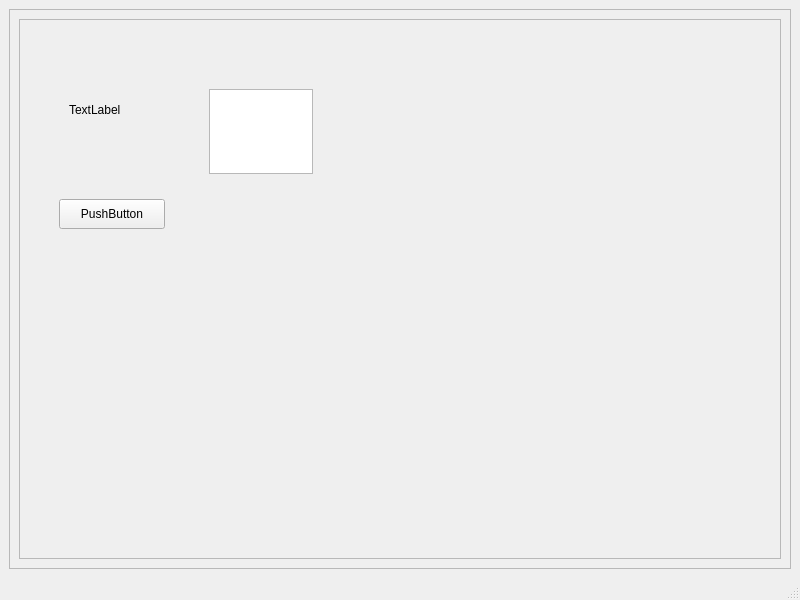
<?xml version="1.0" encoding="UTF-8"?>
<ui version="4.0">
 <class>MainWindow</class>
 <widget class="QMainWindow" name="MainWindow">
  <property name="geometry">
   <rect>
    <x>0</x>
    <y>0</y>
    <width>800</width>
    <height>600</height>
   </rect>
  </property>
  <property name="windowTitle">
   <string>MainWindow</string>
  </property>
  <widget class="QWidget" name="centralwidget">
   <layout class="QVBoxLayout" name="verticalLayout">
    <item>
     <widget class="QFrame" name="frameMain">
      <property name="frameShape">
       <enum>QFrame::StyledPanel</enum>
      </property>
      <property name="frameShadow">
       <enum>QFrame::Raised</enum>
      </property>
      <layout class="QVBoxLayout" name="layout">
       <item>
        <widget class="QFrame" name="frameSub">
         <property name="frameShape">
          <enum>QFrame::StyledPanel</enum>
         </property>
         <property name="frameShadow">
          <enum>QFrame::Raised</enum>
         </property>
         <widget class="QPushButton" name="pushButton">
          <property name="geometry">
           <rect>
            <x>40</x>
            <y>180</y>
            <width>106</width>
            <height>30</height>
           </rect>
          </property>
          <property name="text">
           <string>PushButton</string>
          </property>
         </widget>
         <widget class="QLabel" name="label">
          <property name="geometry">
           <rect>
            <x>50</x>
            <y>80</y>
            <width>80</width>
            <height>21</height>
           </rect>
          </property>
          <property name="text">
           <string>TextLabel</string>
          </property>
         </widget>
         <widget class="QTextEdit" name="textEdit">
          <property name="geometry">
           <rect>
            <x>190</x>
            <y>70</y>
            <width>104</width>
            <height>85</height>
           </rect>
          </property>
         </widget>
        </widget>
       </item>
      </layout>
     </widget>
    </item>
   </layout>
  </widget>
  <widget class="QMenuBar" name="menubar">
   <property name="geometry">
    <rect>
     <x>0</x>
     <y>0</y>
     <width>800</width>
     <height>26</height>
    </rect>
   </property>
  </widget>
  <widget class="QStatusBar" name="statusbar"/>
 </widget>
 <resources/>
 <connections/>
</ui>
